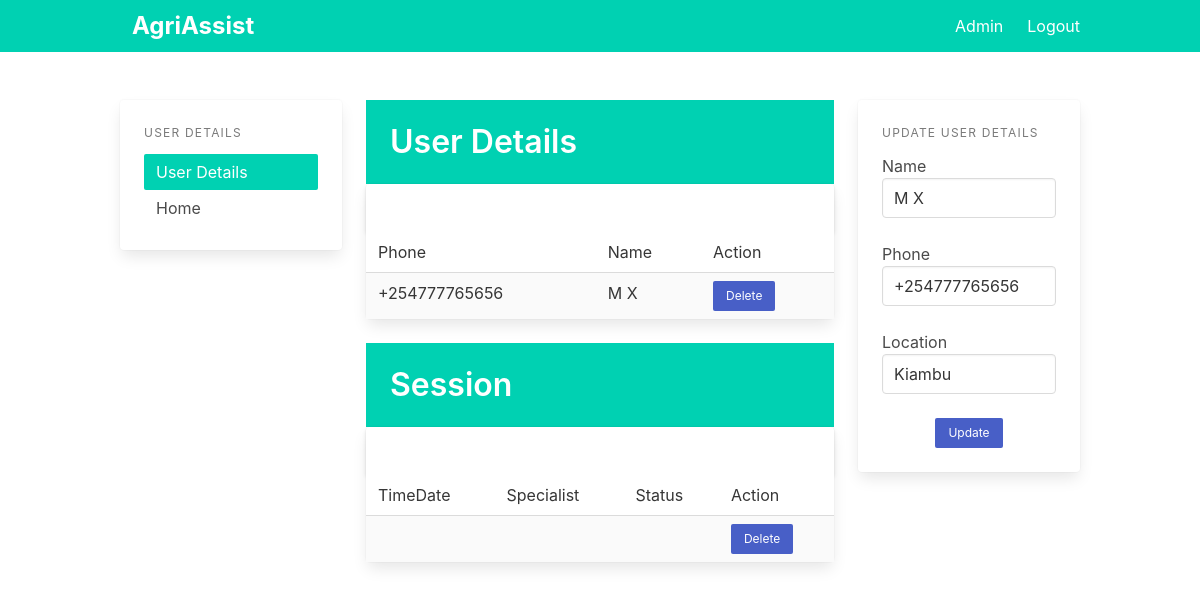
Screenshot of /user/2 (signed in) with the database file from the repository.
### app/models.py (models this page shows)
class User(db.Model):
    id = db.Column(db.Integer, primary_key=True)
    phone = db.Column(db.String(15), unique=True)
    name = db.Column(db.String(100))
    location = db.Column(db.String(100))

### app/pages.py (the view)
@page.route('/user/<id>', methods=['POST', 'GET'])
@login_required
def view_user(id):
    user = User.query.filter_by(id=id).first_or_404()
    return render_template('user.html', user=user)

### app/__init__.py (called while the page is built)
def create_app():
    app = Flask(__name__)
    app.config.from_pyfile('settings.py')
    app.config["FLASK_DEBUG"] = True
    app.config['SECRET_KEY'] = 'secret-key-goes-here'
    app.config['SQLALCHEMY_DATABASE_URI'] = 'sqlite:///db.sqlite'
    db.init_app(app)
    login_manager = LoginManager()
    login_manager.login_view = 'auth.login'
    login_manager.init_app(app)
    from .models import Admin
    @login_manager.user_loader
    def load_user(user_id):
        return Admin.query.get(int(user_id))
    with app.app_context():
        db.create_all()
    from .auth import auth as auth_blueprint
    app.register_blueprint(auth_blueprint)
    from .pages import page as page_blueprint
    app.register_blueprint(page_blueprint)
    from .main import main as main_blueprint
    app.register_blueprint(main_blueprint)
    return app

### app/templates/user.html (shortened to what this page needs)
{% extends "base.html" %}
{% block content %}
<div class="columns">
    <div class="column is-3">
        <div class="card">
            <aside class="menu is-hidden-mobile card-content">
                <p class="menu-label">
                    User Details
                </p>
                <ul class="menu-list">
                    <li><a class="has-background-primary has-text-white">User Details</a></li>
                    <li><a href="{{ url_for('page.index') }}">Home</a></li>
                </ul>
            </aside>
        </div>
    </div>
    <div class="column is-6">
        <section class="hero is-primary welcome is-small">
            <div class="hero-body">
                <div class="">
                    <h1 class="title">
                        User Details
                    </h1>
                </div>
            </div>
        </section>
        <div class="is-3">
            <div class="card events-card">
                <header class="card-header">
                    <a href="#" class="card-header-icon" aria-label="more options">
                        <span class="icon">
                        </span>
                    </a>
                </header>
                <div class="card-table">
                    <div class="content">
                        <table class="table is-fullwidth is-striped">
                            <tbody>
                                <tr>
                                    <td>Phone</td>
                                    <td>Name</td>
                                    <td>Action</td>
                                </tr>
                                <tr>
                                    <td>{{user.phone}}</td>
                                    <td>{{user.name}}</td>
                                    <td><a class="button is-link is-small" href="/delete/{{user.id}}">Delete</a>
                                    </td>
                                </tr>
                            </tbody>
                        </table>
                    </div>
                </div>
            </div>
        </div>
        <br />
        <section class="hero is-primary welcome is-small">
            <div class="hero-body">
                <div class="container">
                    <h1 class="title">
                        Session
                    </h1>
                </div>
            </div>
        </section>
        <div class="is-3">
            <div class="card events-card">
                <header class="card-header">
                    <a href="#" class="card-header-icon" aria-label="more options">
                        <span class="icon">
                        </span>
                    </a>
                </header>
                <div class="card-table">
                    <div class="content">
                        <table class="table is-fullwidth is-striped">
                            <tbody>
                                <tr>
                                    <td>TimeDate</td>
                                    <td>Specialist</td>
                                    <td>Status</td>
                                    <td>Action</td>
                                </tr>
                                <tr>
                                    <td>{{user.timedate}}</td>
                                    <td>{{user.specialist}}</td>
                                    <td>{{user.status}}</td>
                                    <td><a class="button is-primary is-link is-small"
                                            href="/delete/{{user.id}}">Delete</a></td>
                                </tr>
                            </tbody>
                        </table>
                    </div>
                </div>
            </div>
        </div>
    </div>
    <div class="column is-3">
        <div class="card">
            <div class="card-content">
                <div class="content">
                    <aside class="menu is-hidden-mobile">
                        <p class="menu-label">
                            Update User Details
                        </p>
                        <div class="file is-centered is-boxed is-success has-name">
                            <label class="file-label">
                                <form action="{{ url_for('page.update_user', id=user.id) }}" method="POST">
                                    <div class="control">
                                        <label>Name</label>
                                        <input class="input" type="text" value="{{user.name}}" name="name">
                                    </div>
                                    <br />
                                    <div class="control">
                                        <label>Phone</label>
                                        <input class="input" type="text" value="{{user.phone}}" name="phone">
                                    </div>
                                    <br>
                                    <div class="control">
                                        <label>Location</label>
                                        <input class="input" type="text" value="{{user.location}}" name="location">
                                    </div>
                                    <br />
                                    <div class="field is-grouped is-grouped-centered">
                                        <p class="control">
                                            <input type="submit" value="Update"
                                                class="button is-primary is-link is-small">
                                        </p>
                                    </div>
                                </form>
                            </label>
                        </div>
                    </aside>
                </div>
            </div>
        </div>
    </div>
</div>
{% endblock %}

### rows the page displays
User: phone "+254777765656", name "M X", location "Kiambu"
